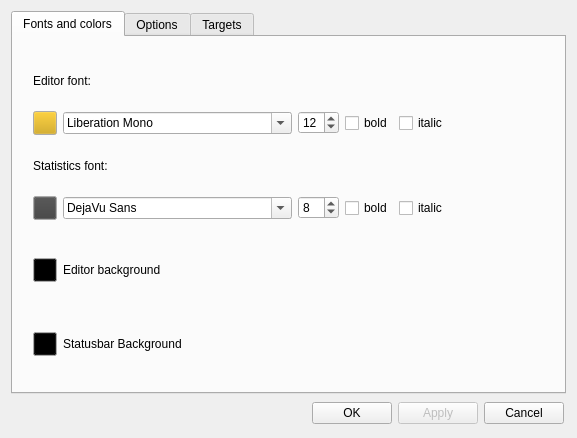
<ui version="4.0" >
 <class>OptionsDialog</class>
 <widget class="QWidget" name="OptionsDialog" >
  <property name="geometry" >
   <rect>
    <x>0</x>
    <y>0</y>
    <width>577</width>
    <height>438</height>
   </rect>
  </property>
  <property name="sizePolicy" >
   <sizepolicy vsizetype="Preferred" hsizetype="Preferred" >
    <horstretch>0</horstretch>
    <verstretch>0</verstretch>
   </sizepolicy>
  </property>
  <property name="minimumSize" >
   <size>
    <width>540</width>
    <height>350</height>
   </size>
  </property>
  <property name="maximumSize" >
   <size>
    <width>16777215</width>
    <height>16777215</height>
   </size>
  </property>
  <property name="windowTitle" >
   <string>Options</string>
  </property>
  <property name="autoFillBackground" >
   <bool>true</bool>
  </property>
  <property name="styleSheet" >
   <string notr="true" />
  </property>
  <property name="locale" >
   <locale country="UnitedStates" language="English" />
  </property>
  <layout class="QVBoxLayout" >
   <item>
    <layout class="QHBoxLayout" >
     <item>
      <widget class="QTabWidget" name="tabWidget" >
       <property name="sizePolicy" >
        <sizepolicy vsizetype="Expanding" hsizetype="Minimum" >
         <horstretch>0</horstretch>
         <verstretch>0</verstretch>
        </sizepolicy>
       </property>
       <property name="maximumSize" >
        <size>
         <width>640</width>
         <height>16777215</height>
        </size>
       </property>
       <property name="layoutDirection" >
        <enum>Qt::LeftToRight</enum>
       </property>
       <property name="currentIndex" >
        <number>0</number>
       </property>
       <widget class="QWidget" name="tab" >
        <property name="geometry" >
         <rect>
          <x>0</x>
          <y>0</y>
          <width>553</width>
          <height>354</height>
         </rect>
        </property>
        <attribute name="title" >
         <string>Fonts and colors</string>
        </attribute>
        <widget class="QWidget" name="layoutWidget" >
         <property name="geometry" >
          <rect>
           <x>20</x>
           <y>20</y>
           <width>415</width>
           <height>311</height>
          </rect>
         </property>
         <layout class="QVBoxLayout" >
          <item>
           <widget class="QLabel" name="editorFontLabel" >
            <property name="text" >
             <string>Editor font:</string>
            </property>
           </widget>
          </item>
          <item>
           <layout class="QHBoxLayout" >
            <item>
             <widget class="QPushButton" name="pbEditorColor" >
              <property name="sizePolicy" >
               <sizepolicy vsizetype="Fixed" hsizetype="Fixed" >
                <horstretch>0</horstretch>
                <verstretch>0</verstretch>
               </sizepolicy>
              </property>
              <property name="minimumSize" >
               <size>
                <width>24</width>
                <height>24</height>
               </size>
              </property>
              <property name="maximumSize" >
               <size>
                <width>24</width>
                <height>24</height>
               </size>
              </property>
              <property name="palette" >
               <palette>
                <active>
                 <colorrole role="Button" >
                  <brush brushstyle="SolidPattern" >
                   <color alpha="255" >
                    <red>208</red>
                    <green>161</green>
                    <blue>0</blue>
                   </color>
                  </brush>
                 </colorrole>
                </active>
                <inactive>
                 <colorrole role="Button" >
                  <brush brushstyle="SolidPattern" >
                   <color alpha="255" >
                    <red>208</red>
                    <green>161</green>
                    <blue>0</blue>
                   </color>
                  </brush>
                 </colorrole>
                </inactive>
                <disabled>
                 <colorrole role="Button" >
                  <brush brushstyle="SolidPattern" >
                   <color alpha="255" >
                    <red>208</red>
                    <green>161</green>
                    <blue>0</blue>
                   </color>
                  </brush>
                 </colorrole>
                </disabled>
               </palette>
              </property>
              <property name="toolTip" >
               <string>Editor text color</string>
              </property>
              <property name="autoFillBackground" >
               <bool>false</bool>
              </property>
              <property name="text" >
               <string/>
              </property>
             </widget>
            </item>
            <item>
             <widget class="QFontComboBox" name="editorFontComboBox" >
              <property name="currentFont" >
               <font>
                <family>Courier New</family>
               </font>
              </property>
             </widget>
            </item>
            <item>
             <widget class="QSpinBox" name="editorSpinBox" >
              <property name="value" >
               <number>12</number>
              </property>
             </widget>
            </item>
            <item>
             <layout class="QHBoxLayout" >
              <item>
               <widget class="QCheckBox" name="editorBoldCheckBox" >
                <property name="text" >
                 <string>bold</string>
                </property>
               </widget>
              </item>
              <item>
               <widget class="QCheckBox" name="editorItalicCheckBox" >
                <property name="text" >
                 <string>italic</string>
                </property>
               </widget>
              </item>
             </layout>
            </item>
           </layout>
          </item>
          <item>
           <widget class="QLabel" name="statusbarFontLabel" >
            <property name="text" >
             <string>Statistics font:</string>
            </property>
           </widget>
          </item>
          <item>
           <layout class="QHBoxLayout" >
            <item>
             <widget class="QPushButton" name="pbStatusBarColor" >
              <property name="sizePolicy" >
               <sizepolicy vsizetype="Fixed" hsizetype="Fixed" >
                <horstretch>0</horstretch>
                <verstretch>0</verstretch>
               </sizepolicy>
              </property>
              <property name="minimumSize" >
               <size>
                <width>24</width>
                <height>24</height>
               </size>
              </property>
              <property name="maximumSize" >
               <size>
                <width>24</width>
                <height>24</height>
               </size>
              </property>
              <property name="palette" >
               <palette>
                <active>
                 <colorrole role="Button" >
                  <brush brushstyle="SolidPattern" >
                   <color alpha="255" >
                    <red>64</red>
                    <green>64</green>
                    <blue>64</blue>
                   </color>
                  </brush>
                 </colorrole>
                </active>
                <inactive>
                 <colorrole role="Button" >
                  <brush brushstyle="SolidPattern" >
                   <color alpha="255" >
                    <red>64</red>
                    <green>64</green>
                    <blue>64</blue>
                   </color>
                  </brush>
                 </colorrole>
                </inactive>
                <disabled>
                 <colorrole role="Button" >
                  <brush brushstyle="SolidPattern" >
                   <color alpha="255" >
                    <red>64</red>
                    <green>64</green>
                    <blue>64</blue>
                   </color>
                  </brush>
                 </colorrole>
                </disabled>
               </palette>
              </property>
              <property name="toolTip" >
               <string>Status bar text color</string>
              </property>
              <property name="text" >
               <string/>
              </property>
             </widget>
            </item>
            <item>
             <widget class="QFontComboBox" name="statusbarFontComboBox" >
              <property name="currentFont" >
               <font>
                <family>DejaVu Sans</family>
               </font>
              </property>
             </widget>
            </item>
            <item>
             <widget class="QSpinBox" name="statusbarSpinBox" >
              <property name="value" >
               <number>8</number>
              </property>
             </widget>
            </item>
            <item>
             <layout class="QHBoxLayout" >
              <item>
               <widget class="QCheckBox" name="statusbarBoldCheckBox" >
                <property name="text" >
                 <string>bold</string>
                </property>
               </widget>
              </item>
              <item>
               <widget class="QCheckBox" name="statusbarItalicCheckBox" >
                <property name="text" >
                 <string>italic</string>
                </property>
               </widget>
              </item>
             </layout>
            </item>
           </layout>
          </item>
          <item>
           <spacer>
            <property name="orientation" >
             <enum>Qt::Vertical</enum>
            </property>
            <property name="sizeType" >
             <enum>QSizePolicy::Fixed</enum>
            </property>
            <property name="sizeHint" stdset="0" >
             <size>
              <width>413</width>
              <height>20</height>
             </size>
            </property>
           </spacer>
          </item>
          <item>
           <layout class="QHBoxLayout" >
            <item>
             <widget class="QPushButton" name="pbEditorBackColor" >
              <property name="sizePolicy" >
               <sizepolicy vsizetype="Fixed" hsizetype="Fixed" >
                <horstretch>0</horstretch>
                <verstretch>0</verstretch>
               </sizepolicy>
              </property>
              <property name="minimumSize" >
               <size>
                <width>24</width>
                <height>24</height>
               </size>
              </property>
              <property name="maximumSize" >
               <size>
                <width>24</width>
                <height>24</height>
               </size>
              </property>
              <property name="palette" >
               <palette>
                <active>
                 <colorrole role="Button" >
                  <brush brushstyle="SolidPattern" >
                   <color alpha="255" >
                    <red>0</red>
                    <green>0</green>
                    <blue>0</blue>
                   </color>
                  </brush>
                 </colorrole>
                </active>
                <inactive>
                 <colorrole role="Button" >
                  <brush brushstyle="SolidPattern" >
                   <color alpha="255" >
                    <red>0</red>
                    <green>0</green>
                    <blue>0</blue>
                   </color>
                  </brush>
                 </colorrole>
                </inactive>
                <disabled>
                 <colorrole role="Button" >
                  <brush brushstyle="SolidPattern" >
                   <color alpha="255" >
                    <red>0</red>
                    <green>0</green>
                    <blue>0</blue>
                   </color>
                  </brush>
                 </colorrole>
                </disabled>
               </palette>
              </property>
              <property name="toolTip" >
               <string>Editor background color</string>
              </property>
              <property name="text" >
               <string/>
              </property>
             </widget>
            </item>
            <item>
             <widget class="QLabel" name="label" >
              <property name="text" >
               <string>Editor background</string>
              </property>
             </widget>
            </item>
           </layout>
          </item>
          <item>
           <spacer>
            <property name="orientation" >
             <enum>Qt::Vertical</enum>
            </property>
            <property name="sizeType" >
             <enum>QSizePolicy::Fixed</enum>
            </property>
            <property name="sizeHint" stdset="0" >
             <size>
              <width>413</width>
              <height>20</height>
             </size>
            </property>
           </spacer>
          </item>
          <item>
           <layout class="QHBoxLayout" >
            <item>
             <widget class="QPushButton" name="pbStatusBarBgColor" >
              <property name="sizePolicy" >
               <sizepolicy vsizetype="Fixed" hsizetype="Fixed" >
                <horstretch>0</horstretch>
                <verstretch>0</verstretch>
               </sizepolicy>
              </property>
              <property name="minimumSize" >
               <size>
                <width>24</width>
                <height>24</height>
               </size>
              </property>
              <property name="maximumSize" >
               <size>
                <width>24</width>
                <height>24</height>
               </size>
              </property>
              <property name="palette" >
               <palette>
                <active>
                 <colorrole role="Button" >
                  <brush brushstyle="SolidPattern" >
                   <color alpha="255" >
                    <red>0</red>
                    <green>0</green>
                    <blue>0</blue>
                   </color>
                  </brush>
                 </colorrole>
                </active>
                <inactive>
                 <colorrole role="Button" >
                  <brush brushstyle="SolidPattern" >
                   <color alpha="255" >
                    <red>0</red>
                    <green>0</green>
                    <blue>0</blue>
                   </color>
                  </brush>
                 </colorrole>
                </inactive>
                <disabled>
                 <colorrole role="Button" >
                  <brush brushstyle="SolidPattern" >
                   <color alpha="255" >
                    <red>0</red>
                    <green>0</green>
                    <blue>0</blue>
                   </color>
                  </brush>
                 </colorrole>
                </disabled>
               </palette>
              </property>
              <property name="toolTip" >
               <string>Statusbar Background color</string>
              </property>
              <property name="text" >
               <string/>
              </property>
             </widget>
            </item>
            <item>
             <widget class="QLabel" name="label" >
              <property name="text" >
               <string>Statusbar Background</string>
              </property>
             </widget>
            </item>
           </layout>
          </item>
         </layout>
        </widget>
       </widget>
       <widget class="QWidget" name="tab_2" >
        <property name="geometry" >
         <rect>
          <x>0</x>
          <y>0</y>
          <width>553</width>
          <height>354</height>
         </rect>
        </property>
        <attribute name="title" >
         <string>Options</string>
        </attribute>
        <widget class="QWidget" name="layoutWidget" >
         <property name="geometry" >
          <rect>
           <x>20</x>
           <y>20</y>
           <width>211</width>
           <height>311</height>
          </rect>
         </property>
         <layout class="QVBoxLayout" >
          <property name="spacing" >
           <number>10</number>
          </property>
          <property name="margin" >
           <number>4</number>
          </property>
          <item>
           <widget class="QCheckBox" name="fullScreenCheckBox" >
            <property name="text" >
             <string>Run TextRoom in fullscreen</string>
            </property>
           </widget>
          </item>
          <item>
           <widget class="QCheckBox" name="loadOnStartCheckBox" >
            <property name="text" >
             <string>Load last document on startup</string>
            </property>
           </widget>
          </item>
          <item>
           <layout class="QHBoxLayout" >
            <item>
             <spacer>
              <property name="orientation" >
               <enum>Qt::Horizontal</enum>
              </property>
              <property name="sizeType" >
               <enum>QSizePolicy::Fixed</enum>
              </property>
              <property name="sizeHint" stdset="0" >
               <size>
                <width>30</width>
                <height>20</height>
               </size>
              </property>
             </spacer>
            </item>
            <item>
             <widget class="QCheckBox" name="saveCursorCheckBox" >
              <property name="whatsThis" >
               <string>&lt;html>&lt;head>&lt;meta name="qrichtext" content="1" />&lt;style type="text/css">
p, li { white-space: pre-wrap; }
&lt;/style>&lt;/head>&lt;body style=" font-family:'Sans Serif'; font-size:9pt; font-weight:400; font-style:normal;">
&lt;p style=" margin-top:0px; margin-bottom:0px; margin-left:0px; margin-right:0px; -qt-block-indent:0; text-indent:0px;">Flow Mode disables deletions from backspace, delete key and cuttings. This is done to help you focus on writing, instead of correcting minor typos. Typos and other editing can be done in a later stage.&lt;/p>&lt;/body>&lt;/html></string>
              </property>
              <property name="text" >
               <string>Restore cursor position</string>
              </property>
             </widget>
            </item>
           </layout>
          </item>
          <item>
           <widget class="QCheckBox" name="splashScreenCheckBox" >
            <property name="text" >
             <string>Show splash screen</string>
            </property>
           </widget>
          </item>
          <item>
           <widget class="QCheckBox" name="autoSaveCheckBox" >
            <property name="text" >
             <string>Auto save</string>
            </property>
           </widget>
          </item>
          <item>
           <widget class="QCheckBox" name="flowModeCheckBox" >
            <property name="whatsThis" >
             <string>&lt;html>&lt;head>&lt;meta name="qrichtext" content="1" />&lt;style type="text/css">
p, li { white-space: pre-wrap; }
&lt;/style>&lt;/head>&lt;body style=" font-family:'Sans Serif'; font-size:9pt; font-weight:400; font-style:normal;">
&lt;p style=" margin-top:0px; margin-bottom:0px; margin-left:0px; margin-right:0px; -qt-block-indent:0; text-indent:0px;">Flow Mode disables deletions from backspace, delete key and cuttings. This is done to help you focus on writing, instead of correcting minor typos. Typos and other editing can be done in a later stage.&lt;/p>&lt;/body>&lt;/html></string>
            </property>
            <property name="text" >
             <string>Flow mode (no deletions)</string>
            </property>
           </widget>
          </item>
          <item>
           <widget class="QCheckBox" name="soundCheckBox" >
            <property name="text" >
             <string>Enable Sound</string>
            </property>
            <property name="checked" >
             <bool>false</bool>
            </property>
           </widget>
          </item>
         </layout>
        </widget>
        <widget class="QWidget" name="layoutWidget_2" >
         <property name="geometry" >
          <rect>
           <x>260</x>
           <y>110</y>
           <width>261</width>
           <height>32</height>
          </rect>
         </property>
         <layout class="QHBoxLayout" name="horizontalLayout_8" >
          <item>
           <widget class="QLabel" name="label_8" >
            <property name="text" >
             <string>Editor Height:</string>
            </property>
            <property name="alignment" >
             <set>Qt::AlignCenter</set>
            </property>
           </widget>
          </item>
          <item>
           <layout class="QVBoxLayout" name="verticalLayout_5" >
            <item>
             <widget class="QSpinBox" name="editorHeightSpinBox" >
              <property name="minimum" >
               <number>400</number>
              </property>
              <property name="maximum" >
               <number>700</number>
              </property>
              <property name="singleStep" >
               <number>20</number>
              </property>
              <property name="value" >
               <number>700</number>
              </property>
             </widget>
            </item>
           </layout>
          </item>
         </layout>
        </widget>
        <widget class="QWidget" name="layoutWidget_3" >
         <property name="geometry" >
          <rect>
           <x>260</x>
           <y>60</y>
           <width>261</width>
           <height>32</height>
          </rect>
         </property>
         <layout class="QHBoxLayout" name="horizontalLayout_3" >
          <item>
           <widget class="QLabel" name="label_6" >
            <property name="text" >
             <string>Editor Width: </string>
            </property>
            <property name="alignment" >
             <set>Qt::AlignCenter</set>
            </property>
           </widget>
          </item>
          <item>
           <layout class="QVBoxLayout" name="verticalLayout_4" >
            <item>
             <widget class="QSpinBox" name="editorWidthSpinBox" >
              <property name="minimum" >
               <number>320</number>
              </property>
              <property name="maximum" >
               <number>1000</number>
              </property>
              <property name="singleStep" >
               <number>20</number>
              </property>
              <property name="value" >
               <number>800</number>
              </property>
             </widget>
            </item>
           </layout>
          </item>
         </layout>
        </widget>
       </widget>
       <widget class="QWidget" name="tab_3" >
        <property name="geometry" >
         <rect>
          <x>0</x>
          <y>0</y>
          <width>553</width>
          <height>354</height>
         </rect>
        </property>
        <attribute name="title" >
         <string>Targets</string>
        </attribute>
        <widget class="QWidget" name="verticalLayoutWidget" >
         <property name="geometry" >
          <rect>
           <x>40</x>
           <y>40</y>
           <width>151</width>
           <height>84</height>
          </rect>
         </property>
         <layout class="QVBoxLayout" name="verticalLayout" >
          <item>
           <layout class="QHBoxLayout" name="horizontalLayout" >
            <item>
             <widget class="QLabel" name="label_2" >
              <property name="text" >
               <string>Target Word Count:</string>
              </property>
             </widget>
            </item>
           </layout>
          </item>
          <item>
           <layout class="QHBoxLayout" name="horizontalLayout_2" >
            <item>
             <widget class="QSpinBox" name="wordCountSpinBox" >
              <property name="maximum" >
               <number>200000</number>
              </property>
              <property name="singleStep" >
               <number>50</number>
              </property>
             </widget>
            </item>
           </layout>
          </item>
          <item>
           <layout class="QHBoxLayout" name="horizontalLayout_4" >
            <item>
             <widget class="QLabel" name="label_3" >
              <property name="font" >
               <font>
                <italic>true</italic>
               </font>
              </property>
              <property name="text" >
               <string>To disable set to 0.</string>
              </property>
              <property name="alignment" >
               <set>Qt::AlignRight|Qt::AlignTrailing|Qt::AlignVCenter</set>
              </property>
             </widget>
            </item>
           </layout>
          </item>
         </layout>
        </widget>
        <widget class="QWidget" name="verticalLayoutWidget_2" >
         <property name="geometry" >
          <rect>
           <x>230</x>
           <y>40</y>
           <width>281</width>
           <height>251</height>
          </rect>
         </property>
         <layout class="QVBoxLayout" name="verticalLayout_2" >
          <item>
           <layout class="QHBoxLayout" name="horizontalLayout_5" >
            <item>
             <widget class="QLabel" name="label_4" >
              <property name="text" >
               <string>Set Deadline:</string>
              </property>
             </widget>
            </item>
           </layout>
          </item>
          <item>
           <layout class="QHBoxLayout" name="horizontalLayout_6" >
            <item>
             <widget class="QCalendarWidget" name="calendarWidget" >
              <property name="locale" >
               <locale country="UnitedStates" language="English" />
              </property>
             </widget>
            </item>
           </layout>
          </item>
          <item>
           <layout class="QHBoxLayout" name="horizontalLayout_7" >
            <item>
             <widget class="QLabel" name="label_5" >
              <property name="font" >
               <font>
                <italic>true</italic>
               </font>
              </property>
              <property name="text" >
               <string>To disable select today.</string>
              </property>
              <property name="alignment" >
               <set>Qt::AlignRight|Qt::AlignTrailing|Qt::AlignVCenter</set>
              </property>
             </widget>
            </item>
           </layout>
          </item>
         </layout>
        </widget>
        <widget class="QWidget" name="verticalLayoutWidget_3" >
         <property name="geometry" >
          <rect>
           <x>40</x>
           <y>180</y>
           <width>151</width>
           <height>101</height>
          </rect>
         </property>
         <layout class="QVBoxLayout" name="verticalLayout_3" >
          <item>
           <layout class="QHBoxLayout" name="horizontalLayout_11" >
            <item>
             <widget class="QLabel" name="label_7" >
              <property name="text" >
               <string>Timed Writing:</string>
              </property>
             </widget>
            </item>
           </layout>
          </item>
          <item>
           <layout class="QHBoxLayout" name="horizontalLayout_10" >
            <item>
             <widget class="QSpinBox" name="spinBox" >
              <property name="maximum" >
               <number>30</number>
              </property>
             </widget>
            </item>
           </layout>
          </item>
          <item>
           <widget class="QPushButton" name="pushButton" >
            <property name="text" >
             <string>Start</string>
            </property>
           </widget>
          </item>
         </layout>
         <zorder>pushButton</zorder>
         <zorder></zorder>
        </widget>
       </widget>
      </widget>
     </item>
    </layout>
   </item>
   <item>
    <layout class="QHBoxLayout" >
     <item>
      <spacer>
       <property name="orientation" >
        <enum>Qt::Horizontal</enum>
       </property>
       <property name="sizeType" >
        <enum>QSizePolicy::Expanding</enum>
       </property>
       <property name="sizeHint" stdset="0" >
        <size>
         <width>261</width>
         <height>27</height>
        </size>
       </property>
      </spacer>
     </item>
     <item>
      <widget class="QPushButton" name="pushButtonOK" >
       <property name="text" >
        <string>OK</string>
       </property>
      </widget>
     </item>
     <item>
      <widget class="QPushButton" name="pushButtonApply" >
       <property name="enabled" >
        <bool>false</bool>
       </property>
       <property name="text" >
        <string>Apply</string>
       </property>
      </widget>
     </item>
     <item>
      <widget class="QPushButton" name="pushButtonCancel" >
       <property name="text" >
        <string>Cancel</string>
       </property>
      </widget>
     </item>
     <item>
      <spacer>
       <property name="orientation" >
        <enum>Qt::Horizontal</enum>
       </property>
       <property name="sizeType" >
        <enum>QSizePolicy::Minimum</enum>
       </property>
       <property name="sizeHint" stdset="0" >
        <size>
         <width>2</width>
         <height>27</height>
        </size>
       </property>
      </spacer>
     </item>
    </layout>
   </item>
  </layout>
 </widget>
 <tabstops>
  <tabstop>pushButtonOK</tabstop>
  <tabstop>pushButtonApply</tabstop>
  <tabstop>pushButtonCancel</tabstop>
  <tabstop>pbEditorColor</tabstop>
  <tabstop>editorFontComboBox</tabstop>
  <tabstop>editorSpinBox</tabstop>
  <tabstop>editorBoldCheckBox</tabstop>
  <tabstop>editorItalicCheckBox</tabstop>
  <tabstop>pbStatusBarColor</tabstop>
  <tabstop>statusbarFontComboBox</tabstop>
  <tabstop>statusbarSpinBox</tabstop>
  <tabstop>statusbarBoldCheckBox</tabstop>
  <tabstop>statusbarItalicCheckBox</tabstop>
  <tabstop>pbEditorBackColor</tabstop>
  <tabstop>pbStatusBarBgColor</tabstop>
  <tabstop>fullScreenCheckBox</tabstop>
  <tabstop>loadOnStartCheckBox</tabstop>
  <tabstop>splashScreenCheckBox</tabstop>
  <tabstop>autoSaveCheckBox</tabstop>
 </tabstops>
 <resources/>
 <connections>
  <connection>
   <sender>pushButtonCancel</sender>
   <signal>clicked()</signal>
   <receiver>OptionsDialog</receiver>
   <slot>close()</slot>
   <hints>
    <hint type="sourcelabel" >
     <x>527</x>
     <y>339</y>
    </hint>
    <hint type="destinationlabel" >
     <x>249</x>
     <y>159</y>
    </hint>
   </hints>
  </connection>
  <connection>
   <sender>pushButtonOK</sender>
   <signal>clicked()</signal>
   <receiver>OptionsDialog</receiver>
   <slot>close()</slot>
   <hints>
    <hint type="sourcelabel" >
     <x>357</x>
     <y>339</y>
    </hint>
    <hint type="destinationlabel" >
     <x>249</x>
     <y>159</y>
    </hint>
   </hints>
  </connection>
  <connection>
   <sender>loadOnStartCheckBox</sender>
   <signal>toggled(bool)</signal>
   <receiver>saveCursorCheckBox</receiver>
   <slot>setEnabled(bool)</slot>
   <hints>
    <hint type="sourcelabel" >
     <x>301</x>
     <y>118</y>
    </hint>
    <hint type="destinationlabel" >
     <x>340</x>
     <y>156</y>
    </hint>
   </hints>
  </connection>
 </connections>
</ui>
